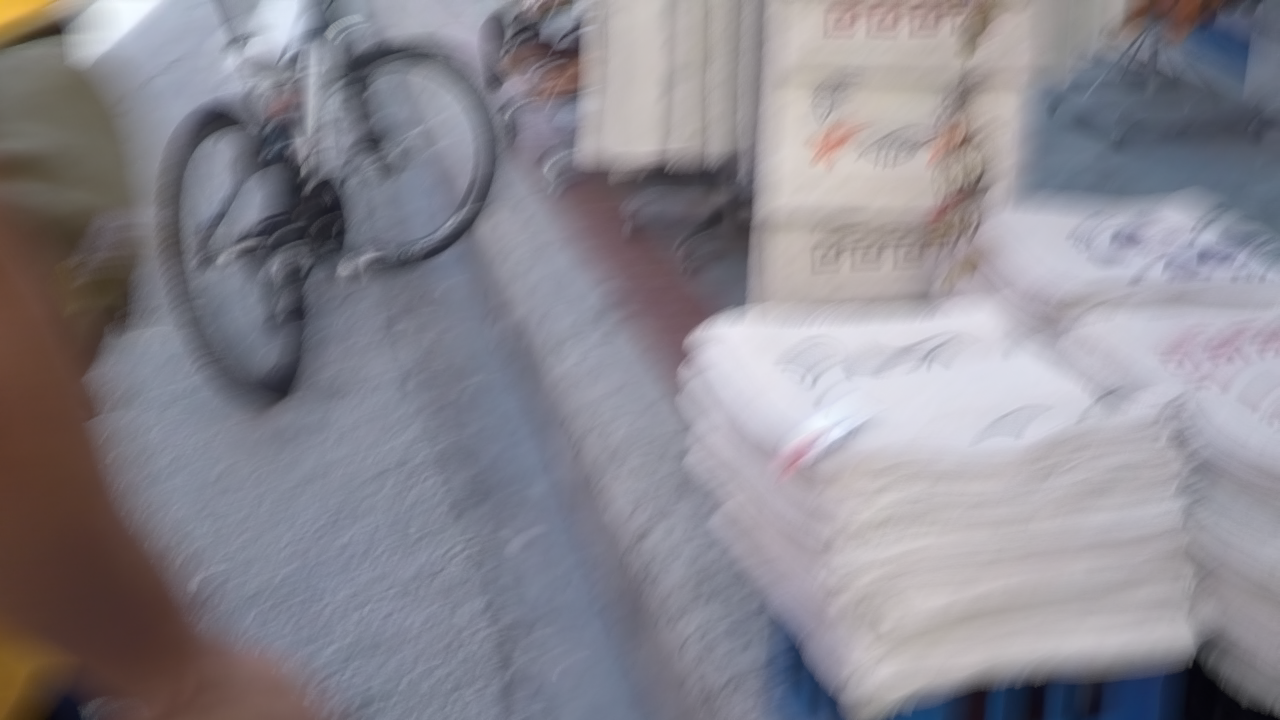
#> input picture sample_input_imgs/000023.png, 1280 x 720 px
$ python test_mimounet_tritonclient.py
#> lines starting #> are read from the running program, lines starting #| are printed output that depends on the picture

import numpy as np
from PIL import Image
import datetime
import os

import tritonclient.http as httpclient

#Run the docker with the following commands;
#docker run -p 8000:8000 -p 8001:8001 -p 8002:8002 -v $(pwd)/logs:/tmp/ --mount type=bind,source=$(pwd)/models,target=/models nvcr.io/nvidia/tritonserver:23.10-py3 tritonserver --model-repository=/models --metrics-config summary_latencies=true --trace-config triton,file=/tmp/trace.json --trace-config triton,log-frequency=50 --trace-config rate=1 --trace-config level=TIMESTAMPS --trace-config count=100


TRITON_SERVER_URL = 'localhost:8000'
MODEL_NAME = 'mimo-unet'

input_image_path = 'sample_input_imgs/000023.png'
head, input_filename = os.path.split(input_image_path)

demo_image_input = Image.open(input_image_path).convert("RGB")
#> demo_image_input is the input picture: PIL image 1280x720 RGB; mean R, G, B 138.3, 135.4, 143

#mimo-unet tranpose image to
width, height = demo_image_input.size
#> width = 1280; height = 720
new_width = width + (8 - width % 8)
#> new_width = 1288
new_height = height + ( 8 - height % 8)
#> new_height = 728

result = Image.new(demo_image_input.mode, (new_width, new_height), (0, 0, 0))
#> result: PIL image 1288x728 RGB; every value is 0
result.paste(demo_image_input, (0,0)) #default loads in h,w,c format.
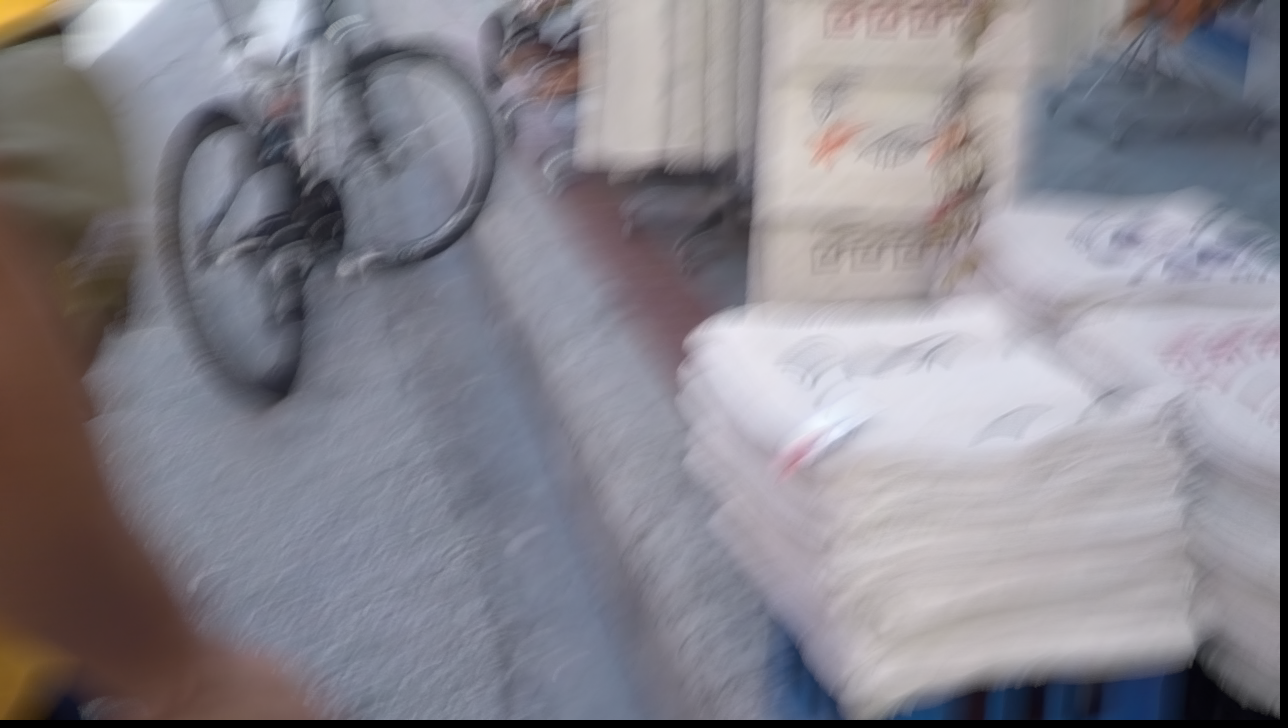
#> result: PIL image 1288x728 RGB; mean R, G, B 135.9, 133.1, 140.5

I = np.asarray(result)
I = (I/255.0).astype(np.float32)

#transpose to
input_img_tensor_numpy = np.expand_dims(I.transpose(2, 0, 1), axis=0) #convert to (b,c,h,w) format

print('input_img_tensor_numpy: ', input_img_tensor_numpy.shape)
#| input_img_tensor_numpy:  (1, 3, 728, 1288)

#create inference URL
request_uri = f"v2/models/{MODEL_NAME}/infer"
#> (the run stopped early here; a loop or call above may not have finished)
